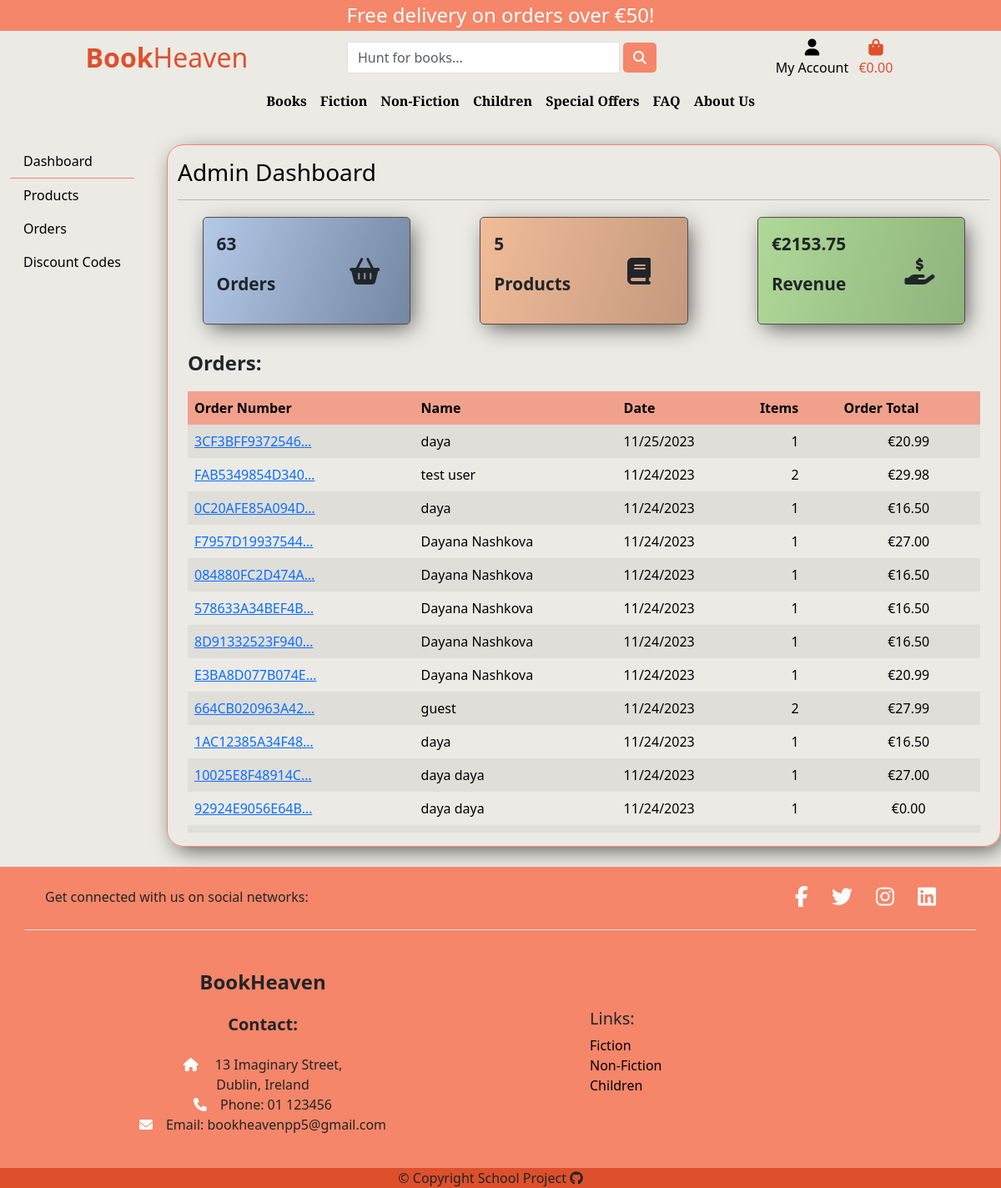
The page /admin_panel/dashboard/ (signed in) on the database its author committed.
### checkout/models.py (models this page shows, shortened)
class Order(models.Model):
    order_number = models.CharField(max_length=32, null=False, editable=False)
    user_profile = models.ForeignKey(
        UserProfile, on_delete=models.SET_NULL, null=True, blank=True, related_name='orders')
    full_name = models.CharField(max_length=50, null=False, blank=False)
    email = models.EmailField(max_length=254, null=False, blank=False)
    phone_number = models.CharField(max_length=20, null=False, blank=False)
    country = CountryField(max_length=40, null=False, blank=False)
    postcode = models.CharField(max_length=20, null=True, blank=True)
    town_or_city = models.CharField(max_length=40, null=False, blank=False)
    street_address1 = models.CharField(max_length=80, null=False, blank=False)
    street_address2 = models.CharField(max_length=80, null=True, blank=True)
    county = models.CharField(max_length=80, null=True, blank=True)
    date = models.DateTimeField(auto_now_add=True)
    delivery_cost = models.DecimalField(
        max_digits=6, decimal_places=2, null=False, default=0)
    discount = models.DecimalField(
        blank=True, null=True, max_digits=6, decimal_places=2)
    order_total = models.DecimalField(
        max_digits=10, decimal_places=2, null=False, default=0)
    grand_total = models.DecimalField(
        max_digits=10, decimal_places=2, null=False, default=0)
    original_cart = models.TextField(null=False, blank=False, default='')
    stripe_pid = models.CharField(
        max_length=254, null=False, blank=False, default='')

### admin_panel/views.py (the view)
# urls.py: path('dashboard/', views.admin_dashboard, name='admin-panel'),
@login_required
def admin_dashboard(request):
    if not request.user.is_superuser:
        messages.error(request, 'You need admin rights to access this page.')
        return redirect('home')
    orders = Order.objects.all().order_by('-date')
    orders_count = orders.count()
    books_count = Book.objects.all().count()
    total_grand_total = Order.objects.aggregate(
        total_grand_total=Sum('grand_total'))
    grand_total_sum = total_grand_total['total_grand_total']
    context = {'orders': orders,
               'orders_count': orders_count,
               'books_count': books_count,
               'total': grand_total_sum, }
    return render(request, 'admin_panel/admin_dashboard.html', context)

### admin_panel/templates/admin_panel/admin_dashboard.html
{% extends 'admin_panel/admin_base.html' %}
{% block admin_content %}
<h3 class="text-black">Admin Dashboard</h3>
<hr>
<div class="row d-flex justify-content-around">
    <div class="col-10 col-md-3 stats-container orders p-3 my-1">
        <div class="row">
            <div class="col-8">
                <p class="fw-bold">{{ orders_count }}</p>
                <p class="fw-bold">Orders</p>
            </div>
            <div class="col-4 my-auto"><i class="fa-solid fa-basket-shopping fa-2xl"></i></div>
        </div>
    </div>
    <div class="col-10 col-md-3 stats-container products p-3 my-1">
        <div class="row">
            <div class="col-8">
                <p class="fw-bold">{{ books_count }}</p>
                <p class="fw-bold">Products</p>
            </div>
            <div class="col-4 my-auto"><i class="fa-solid fa-book fa-2xl"></i></div>
        </div>
    </div>
    <div class="col-10 col-md-3 stats-container users p-3 my-1">
        <div class="row">
            <div class="col-8">
                <p class="fw-bold">€{{ total|floatformat:2 }}</p>
                <p class="fw-bold">Revenue</p>
            </div>
            <div class="col-4 my-auto"><i class="fa-solid fa-hand-holding-dollar fa-2xl"></i>
            </div>
        </div>
    </div>
    <div class="row">
        <div class="col-12">
            <p class="fw-bold fs-4 mt-4">Orders:</p>
            {% if orders %}
            <div class="order-history table-responsive mt-3">
                <table class="table table-borderless table-striped table-hover">
                    <thead>
                        <tr class="order-table-row">
                            <th>Order Number</th>
                            <th>Name</th>
                            <th>Date</th>
                            <th>Items</th>
                            <th>Order Total</th>
                        </tr>
                    </thead>
                    <tbody>
                        {% for order in orders %}
                        <tr>
                            <td>
                                <a href="{% url 'order-history' order.id %}" title="{{ order.order_number }}">
                                    {{ order.order_number|truncatechars:15 }}
                                </a>
                            </td>
                            <td>
                                {{ order.full_name }}
                            </td>
                            <td>{{ order.date|date:"SHORT_DATE_FORMAT" }}</td>
                            <td class="text-center">
                                {{ order.lineitems.count }}
                            </td>
                            <td class="text-center">€{{ order.grand_total }}</td>
                        </tr>
                        {% endfor %}
                    </tbody>
                </table>
            </div>
            {% else %}
            <div class="d-grid gap-2">
                <p class="text-center">No orders to display</p>
            </div>
            {% endif %}
        </div>
    </div>
</div>
{% endblock admin_content %}

### static/css/style.css (style rules this page uses)
:root { --orange: #f58669; --dark-orange: #de502c; --offwhite: #ebe8e0; --offwhite2: #efefed; --dark-gray: #574c49; --white: #ffff; --brown: #63453d; }
body { min-height: 100vh; display: flex; flex-direction: column; background-color: #ebeae5; }
.table > :not(caption) > * > * { background-color: transparent; border-bottom-color: var(--dark-gray); }
.order-history { max-height: 529px; overflow-y: auto; }
.stats-container { border: 1px solid var(--dark-gray); border-radius: 5px; box-shadow: 5px 7px 26px -4px rgba(0, 0, 0, 0.66); -webkit-box-shadow: 5px 7px 26px -4px rgba(0, 0, 0, 0.66); -moz-box-shadow: 5px 7px 26px -4px rgba(0, 0, 0, 0.66); }
.stats-container.users { background: rgb(143, 179, 124); background: linear-gradient(287deg, rgba(143, 179, 124, 1) 0%, rgba(175, 217, 152, 1) 100%); }
.stats-container.products { background: rgb(196, 153, 125); background: linear-gradient(287deg, rgba(196, 153, 125, 1) 0%, rgba(241, 188, 153, 1) 100%); }
.stats-container.orders { background: rgb(116, 135, 163); background: linear-gradient(287deg, rgba(116, 135, 163, 1) 0%, rgba(178, 200, 231, 0.9808298319327731) 100%); }
.stats-container p { font-size: 1.3rem; }
.order-table-row { background-color: rgb(241 161 139); }

### rows shown on the page
Order: order_number "3CF3BFF9372546…", full_name "daya", date "11/25/2023", lineitems.count "1", grand_total "20.99"
Order: order_number "FAB5349854D340…", full_name "test user", date "11/24/2023", lineitems.count "2", grand_total "29.98"
Order: order_number "0C20AFE85A094D…", full_name "daya", date "11/24/2023", lineitems.count "1", grand_total "16.50"
Order: order_number "F7957D19937544…", full_name "Dayana Nashkova", date "11/24/2023", lineitems.count "1", grand_total "27.00"
Order: order_number "084880FC2D474A…", full_name "Dayana Nashkova", date "11/24/2023", lineitems.count "1", grand_total "16.50"
Order: order_number "578633A34BEF4B…", full_name "Dayana Nashkova", date "11/24/2023", lineitems.count "1", grand_total "16.50"
Order: order_number "8D91332523F940…", full_name "Dayana Nashkova", date "11/24/2023", lineitems.count "1", grand_total "16.50"
Order: order_number "E3BA8D077B074E…", full_name "Dayana Nashkova", date "11/24/2023", lineitems.count "1", grand_total "20.99"
Order: order_number "664CB020963A42…", full_name "guest", date "11/24/2023", lineitems.count "2", grand_total "27.99"
Order: order_number "1AC12385A34F48…", full_name "daya", date "11/24/2023", lineitems.count "1", grand_total "16.50"
Order: order_number "10025E8F48914C…", full_name "daya daya", date "11/24/2023", lineitems.count "1", grand_total "27.00"
Order: order_number "92924E9056E64B…", full_name "daya daya", date "11/24/2023", lineitems.count "1", grand_total "0.00"

### other values the page prints
{{ free_delivery_threshold }} "50"
{{ orders_count }} "63"
{{ books_count }} "5"
{{ total|floatformat:2 }} "2153.75"
